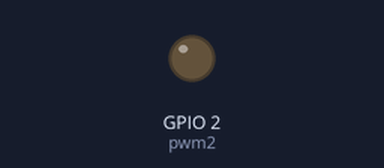
Bench run of a program on a simulated ESP8266 board running MicroPython. On the bench: output pins drawn as LEDs (lit = HIGH).

Above: at 0.05 s.
At 0.6 s:
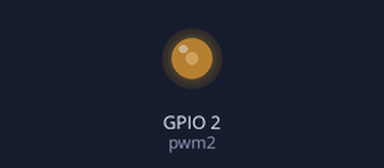
At 0.9 s:
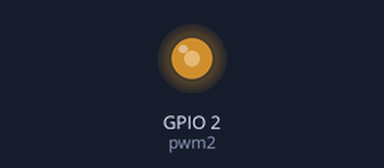
At 1.2 s:
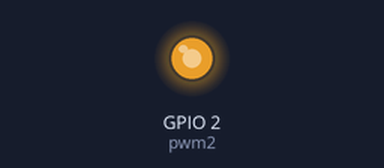
Timing chart, 0 to 3.7 s (numbered marks = the images above):
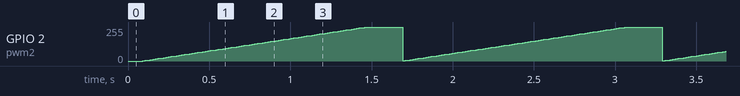

The program:

pulse.py
```python
"""This script pulses the on-board led at varying speeds depending on
parameters:
"""

# This script presented by Damien George at the GOTO 2016 conference.

# This file was created on 18/03/17
# Author: George Kaimakis
# Modifyed with an infinite loop and an extra delay at the low point
# in order to smeeth out the pulsing


import time
import machine

extra_delay = 140


# create a pwm object on pin 2:
pwm2 = machine.PWM(machine.Pin(2))

def pulse(p, d):
    """pulse function within an infiite loop
    duty range 0 - 1023, active low: 0 = fully on, 1023 = fully off
    default pwm frequency, freq=500
    """
    while True:
        # pwm is 10 bit 0-1023. pin is active low:
        for i in range(1020, -1, -50):
            p.duty(i)
            time.sleep_ms(d)
        for i in range(0, 1020, 3):
            p.duty(i)
            time.sleep_ms(d)
        time.sleep_ms(extra_delay)

pulse(pwm2, 4)
```

Measured:
- by itself, GPIO 2 (pwm2): ramps from 1/255 to 254/255 and jumps back, once every 1.6 s
